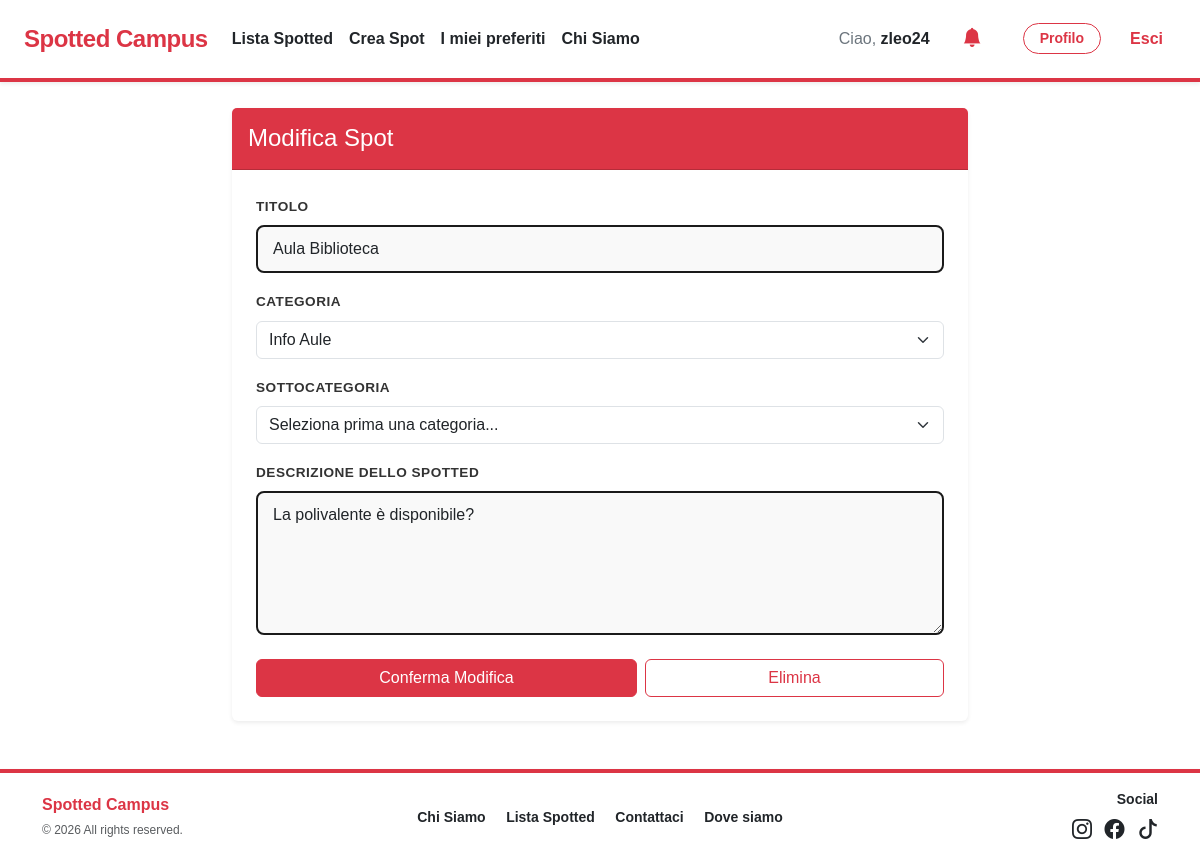
The app's page /gestione-spot.php?id=1 (signed in) with its own data.
### tables this page shows
CREATE TABLE SPOT (
    idSpot INT AUTO_INCREMENT PRIMARY KEY,
    titolo VARCHAR(255) NOT NULL,
    testo TEXT NOT NULL,
    dataInserimento DATETIME DEFAULT CURRENT_TIMESTAMP,
    stato ENUM('in_attesa', 'approvato', 'rifiutato') DEFAULT 'in_attesa',
    idCategoria INT NOT NULL,
    idSottoCategoria INT,
    usernameUtente VARCHAR(100),
    usernameAdminApprovato VARCHAR(100) NULL, 
    dataApprovazione DATETIME NULL,

    FOREIGN KEY (idCategoria) REFERENCES CATEGORIE(idCategoria),
    FOREIGN KEY (idSottoCategoria) REFERENCES SOTTOCATEGORIE(idSottoCategoria) ON DELETE SET NULL,
    FOREIGN KEY (usernameUtente) REFERENCES UTENTI(username) ON DELETE SET NULL,
    FOREIGN KEY (usernameAdminApprovato) REFERENCES UTENTI(username) ON DELETE SET NULL
);

CREATE TABLE CATEGORIE (
    idCategoria INT AUTO_INCREMENT PRIMARY KEY,
    nome VARCHAR(100) UNIQUE NOT NULL
);

### gestione-spot.php (called while the page is built, shortened)
<?php
require_once 'bootstrap.php';
$idSpot = isset($_GET["id"]) ? $_GET["id"] : null;
$spotEsistente = null;
if ($idSpot) {
    $spotEsistente = $dbh->getSpotById($idSpot);
}
$templateParams["titolo"] = "Spot The Bug - Gestione Spot";
$templateParams["nome"] = "gestione-spot-page.php";
$templateParams["categorie"] = $dbh->getCategories();
$templateParams["spot"] = $spotEsistente;
require 'template/base.php';
?>

### db/database.php (called while the page is built, shortened)
<?php
class DatabaseHelper
{
    private $db;
    public function __construct($servername, $username, $password, $dbname, $port)
    {
        $this->db = new mysqli($servername, $username, $password, $dbname, $port);
    }
    public function getCategories()
    {
        $stmt = $this->db->prepare("SELECT idCategoria,nome FROM CATEGORIE");
        $stmt->execute();
        $result = $stmt->get_result();
        return $result->fetch_all(MYSQLI_ASSOC);
    }
    public function getSpotById($idSpot)
    {
        $stmt = $this->db->prepare("SELECT * FROM SPOT WHERE idSpot = ?");
        $stmt->bind_param('i', $idSpot);
        $stmt->execute();
        return $stmt->get_result()->fetch_assoc();
    }
}
?>

### bootstrap.php (called while the page is built, shortened)
<?php
require_once("db/database.php");
$dbh = new DatabaseHelper("localhost", "root", "", "spotted", 3306);
?>

### template/gestione-spot-page.php (the view, shortened to what this page needs)
<div class="container mt-5">
    <div class="row justify-content-center">
        <div class="col-md-8">
            <div class="card shadow-sm border-0">
                <div class="card-header bg-danger text-white py-3">
                    <?php
                    $spot = isset($templateParams["spot"]) ? $templateParams["spot"] : null;
                    $isEdit = ($spot != null);
                    ?>
                    <h2 class="h4 mb-0"><?php echo $isEdit ? "Modifica Spot" : "Crea il tuo Spot"; ?></h2>
                </div>
                <div class="card-body p-4">
                    <form action="gestione-spot.php<?php echo $isEdit ? '?id=' . $spot['idSpot'] : ''; ?>" method="POST">
                        <div class="mb-3">
                            <label for="titolo" class="form-label fw-bold">Titolo</label>
                            <input type="text" name="titolo" class="form-control" id="titolo" value="<?php echo $isEdit ? htmlspecialchars($spot['titolo']) : ''; ?>" required>
                        </div>
                        <div class="mb-3">
                            <label for="categoria" class="form-label fw-bold">Categoria</label>
                            <select name="categoria" id="categoria" class="form-select" required>
                                <?php foreach($templateParams["categorie"] as $cat): ?>
                                    <option value="<?php echo $cat['idCategoria']; ?>" <?php echo ($isEdit && $spot['idCategoria'] == $cat['idCategoria']) ? 'selected' : ''; ?>>
                                        <?php echo $cat['nome']; ?>
                                    </option>
                                <?php endforeach; ?>
                            </select>
                        </div>
                        <div class="mb-3">
                            <label for="sottocategoria" class="form-label fw-bold">Sottocategoria</label>
                            <select name="sottocategoria" id="sottocategoria" class="form-select">
                                <option value="">Seleziona prima una categoria...</option>
                            </select>
                        </div>
                        <div class="mb-3">
                            <label for="testo" class="form-label fw-bold">Descrizione dello Spotted</label>
                            <textarea name="testo" class="form-control" id="testo" rows="5" required><?php echo $isEdit ? htmlspecialchars($spot['testo']) : ''; ?></textarea>
                        </div>
                        <div class="mt-4">
                            <?php if (!$isEdit): ?>
                                <button type="submit" name="azione" value="pubblica" class="btn btn-danger w-100">Pubblica</button>
                            <?php else: ?>
                                <div class="d-flex gap-2">
                                    <button type="submit" name="azione" value="modifica" class="btn btn-danger flex-grow-1">Conferma Modifica</button>
                                    <button type="submit" name="azione" value="elimina" class="btn btn-outline-danger flex-grow-1" onclick="return confirm('Eliminare definitivamente?')">Elimina</button>
                                </div>
                            <?php endif; ?>
                        </div>
                    </form>
                </div>
            </div>
        </div>
    </div>
</div>

### css/style.css (style rules this page uses)
body { font-family: 'Outfit', sans-serif; background-color: #ffffff; color: #333; margin: 0; }
.form-label { font-weight: 700; color: #333; text-transform: uppercase; font-size: 0.85rem; letter-spacing: 0.5px; }
.form-control { border: 2px solid #1a1a1a; border-radius: 8px; padding: 10px 15px; font-weight: 500; background-color: #f9f9f9; transition: all 0.2s; }

### records on screen
spot: titolo "Aula Biblioteca", categoria "Info Aule", testo "La polivalente è disponibile?"

### other values on screen
$_SESSION["username"] "zleo24"
